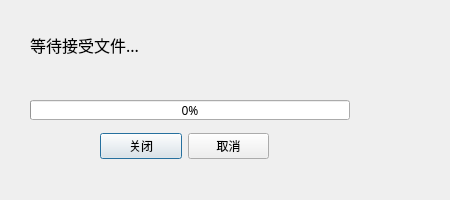
<?xml version="1.0" encoding="UTF-8"?>
<ui version="4.0">
 <class>FileReceiver</class>
 <widget class="QDialog" name="FileReceiver">
  <property name="geometry">
   <rect>
    <x>0</x>
    <y>0</y>
    <width>450</width>
    <height>200</height>
   </rect>
  </property>
  <property name="minimumSize">
   <size>
    <width>450</width>
    <height>200</height>
   </size>
  </property>
  <property name="maximumSize">
   <size>
    <width>450</width>
    <height>200</height>
   </size>
  </property>
  <property name="font">
   <font>
    <family>ADMUI3Lg</family>
    <pointsize>9</pointsize>
   </font>
  </property>
  <property name="windowTitle">
   <string>接收端</string>
  </property>
  <widget class="QLabel" name="tcpClientStatusLabel">
   <property name="geometry">
    <rect>
     <x>30</x>
     <y>10</y>
     <width>381</width>
     <height>70</height>
    </rect>
   </property>
   <property name="font">
    <font>
     <pointsize>12</pointsize>
    </font>
   </property>
   <property name="text">
    <string>等待接受文件...</string>
   </property>
  </widget>
  <widget class="QProgressBar" name="progressBar">
   <property name="geometry">
    <rect>
     <x>30</x>
     <y>100</y>
     <width>320</width>
     <height>20</height>
    </rect>
   </property>
   <property name="minimumSize">
    <size>
     <width>320</width>
     <height>20</height>
    </size>
   </property>
   <property name="maximumSize">
    <size>
     <width>320</width>
     <height>20</height>
    </size>
   </property>
   <property name="value">
    <number>0</number>
   </property>
  </widget>
  <widget class="QWidget" name="layoutWidget">
   <property name="geometry">
    <rect>
     <x>100</x>
     <y>133</y>
     <width>169</width>
     <height>27</height>
    </rect>
   </property>
   <layout class="QHBoxLayout" name="horizontalLayout">
    <item>
     <widget class="QPushButton" name="tcpClientCloseBtn">
      <property name="minimumSize">
       <size>
        <width>80</width>
        <height>25</height>
       </size>
      </property>
      <property name="text">
       <string>关闭</string>
      </property>
     </widget>
    </item>
    <item>
     <widget class="QPushButton" name="tcpClientCancleBtn">
      <property name="minimumSize">
       <size>
        <width>80</width>
        <height>25</height>
       </size>
      </property>
      <property name="text">
       <string>取消</string>
      </property>
     </widget>
    </item>
   </layout>
  </widget>
 </widget>
 <resources/>
 <connections/>
</ui>
